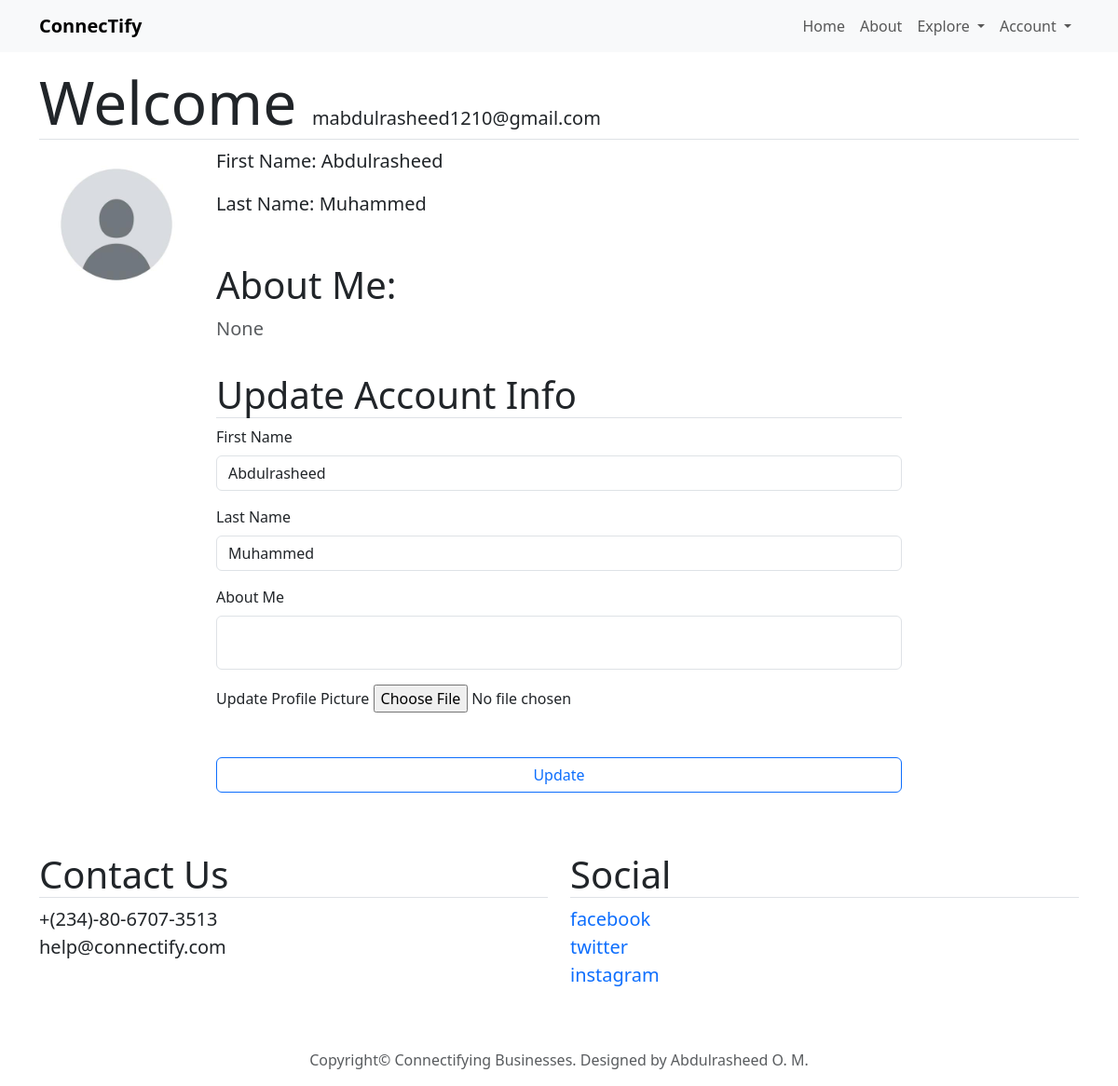
Page /account (signed in) on the committed database.
### connectify/models.py (models this page shows, shortened)
class User(db.Model, UserMixin):
    id = db.Column(db.Integer, primary_key=True)
    first_name = db.Column(db.String(20), nullable=False)
    last_name = db.Column(db.String(20), nullable=False)
    email = db.Column(db.String(120), unique=True, nullable=False)
    image_file = db.Column(db.String(20), nullable=False, default='default.jpg')
    password = db.Column(db.String(60), nullable=False)
    about_me = db.Column(db.String(100), nullable=True)
    priority = db.Column(db.Integer, nullable=False, default=0)
    posts = db.relationship('Post', backref='author', lazy=True)

### connectify/routes.py (the view)
@app.route('/account', methods=['GET', 'POST'])
@login_required
def account():
    form = UpdateAccountForm()
    if form.validate_on_submit():
        if form.picture.data:
            picture_file = save_picture(form.picture.data)
            current_user.image_file = picture_file
        current_user.first_name = form.first_name.data
        current_user.last_name = form.last_name.data
        current_user.about_me = form.about_me.data
        db.session.commit()
        flash('Account Updated Successfully', 'success')
        return redirect(url_for('account'))
    elif request.method == 'GET':
        form.first_name.data = current_user.first_name
        form.last_name.data = current_user.last_name
        form.about_me.data = current_user.about_me
    image_file = url_for('static', filename='profile/' + current_user.image_file)
    return render_template('account.html', title='Account', image_file=image_file, form=form)

### connectify/forms.py
class UpdateAccountForm(FlaskForm):
    first_name = StringField('First Name', validators=[DataRequired(), Length(min=2, max=25)])
    last_name = StringField('Last Name', validators=[DataRequired(), Length(min=2, max=25)])
    about_me = StringField('About Me', validators=[DataRequired(), Length(min=25, max=100)])
    picture = FileField('Update Profile Picture', validators=[FileAllowed(['jpg', 'png'])])
    submit = SubmitField('Update')

### connectify/models.py (called while the page is built)
@login_manager.user_loader
def load_user(user_id):
    return User.query.get(int(user_id))

### connectify/templates/account.html (shortened to what this page needs)
{% extends 'layout.html' %}
{% block content %}
<h1 class="display-3 text-start border-bottom">Welcome <span class="lead">{{ current_user.email }}</span></h1>
<div class="row">
    <div class="col-2">
        <img src="{{ image_file }}" alt="" class="rounded-circle img-fluid">
    </div>
    <div class="col-8 lead">
        <p>First Name: {{ current_user.first_name }}</p>
        <p>Last Name: {{ current_user.last_name }}</p>
        <div class="mt-5">
            <h5 class="display-6">About Me:</h5>
            <p class="text-muted">{{ current_user.about_me }}</p>
        </div>
    </div>
</div>
<form method="POST" action="" enctype="multipart/form-data">
    <fieldset class="form-group">
        <div class="row justify-content-center align-items-center">
            <div class="col-md-8 mx-3 my-3">
                <legend class="border-bottom display-6 ">Update Account Info</legend>
                <div class="mb-3">
                    {{ form.first_name.label(class='form-label') }}
                    {% if form.first_name.errors %}
                    {{ form.first_name(class='form-control is-invalid') }}
                    <div class="invalid-feedback">
                        {% for error in form.first_name.errors %}
                        <span>{{ error }}</span>
                        {% endfor %}
                    </div>
                    {% else %}
                    {{ form.first_name(class='form-control') }}
                    {% endif %}
                </div>
                <div class="mb-3">
                    {{ form.last_name.label(class='form-label') }}
                    {% if form.last_name.errors %}
                    {{ form.last_name(class='form-control is-invalid') }}
                    <div class="invalid-feedback">
                        {% for error in form.last_name.errors %}
                        <span>{{ error }}</span>
                        {% endfor %}
                    </div>
                    {% else %}
                    {{ form.last_name(class='form-control') }}
                    {% endif %}
                </div>
                <div class="mb-3">
                    {{ form.about_me.label(class='form-label') }}
                    {% if form.about_me.errors %}
                    {{ form.about_me(class='form-control is-invalid') }}
                    <div class="invalid-feedback">
                        {% for error in form.about_me.errors %}
                        <span>{{ error }}</span>
                        {% endfor %}
                    </div>
                    {% else %}
                    <div class="form-floating">
                        {{ form.about_me(class='form-control') }}
                    </div>
                    {% endif %}
                </div>
                <div>
                    {{ form.picture.label() }}
                    {{ form.picture(class='form-control-file')}}
                </div>
                <div class="mt-5 text-center">
                    {{ form.submit(class='btn btn-outline-primary d-block w-100') }}
                </div>
            </div>
        </div>
    </fieldset>
</form>
{% endblock content %}

### rows in the picture
User: email "mabdulrasheed1210@gmail.com", first_name "Abdulrasheed", last_name "Muhammed", about_me "None"
